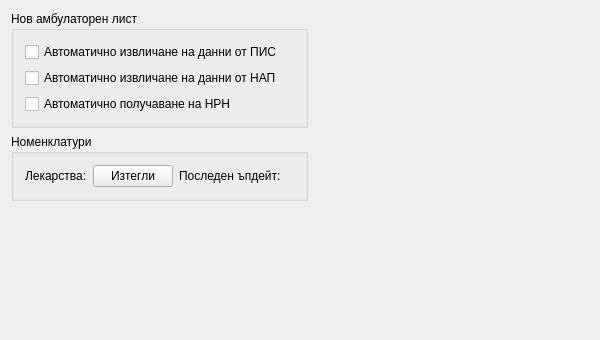
<?xml version="1.0" encoding="UTF-8"?>
<ui version="4.0">
 <class>GeneralSettingsClass</class>
 <widget class="QWidget" name="GeneralSettingsClass">
  <property name="geometry">
   <rect>
    <x>0</x>
    <y>0</y>
    <width>600</width>
    <height>340</height>
   </rect>
  </property>
  <property name="windowTitle">
   <string>GeneralSettings</string>
  </property>
  <layout class="QHBoxLayout" name="horizontalLayout_2">
   <item>
    <layout class="QVBoxLayout" name="verticalLayout_3">
     <item>
      <widget class="QGroupBox" name="groupBox">
       <property name="title">
        <string>Нов амбулаторен лист</string>
       </property>
       <layout class="QVBoxLayout" name="verticalLayout">
        <item>
         <widget class="QCheckBox" name="autoPisCheck">
          <property name="text">
           <string>Автоматично извличане на данни от ПИС</string>
          </property>
         </widget>
        </item>
        <item>
         <widget class="QCheckBox" name="autoNraCheck">
          <property name="text">
           <string>Автоматично извличане на данни от НАП</string>
          </property>
         </widget>
        </item>
        <item>
         <widget class="QCheckBox" name="autoNrnCheck">
          <property name="text">
           <string>Автоматично получаване на НРН</string>
          </property>
         </widget>
        </item>
       </layout>
      </widget>
     </item>
     <item>
      <widget class="QGroupBox" name="groupBox_2">
       <property name="minimumSize">
        <size>
         <width>0</width>
         <height>0</height>
        </size>
       </property>
       <property name="title">
        <string>Номенклатури</string>
       </property>
       <layout class="QHBoxLayout" name="horizontalLayout">
        <item>
         <layout class="QVBoxLayout" name="verticalLayout_2">
          <item>
           <widget class="QLabel" name="label">
            <property name="text">
             <string>Лекарства:</string>
            </property>
           </widget>
          </item>
         </layout>
        </item>
        <item>
         <layout class="QVBoxLayout" name="verticalLayout_4">
          <item>
           <widget class="QPushButton" name="updateMedButton">
            <property name="text">
             <string>Изтегли</string>
            </property>
           </widget>
          </item>
         </layout>
        </item>
        <item>
         <layout class="QVBoxLayout" name="verticalLayout_5">
          <item>
           <widget class="QLabel" name="label_2">
            <property name="text">
             <string>Последен ъпдейт:</string>
            </property>
           </widget>
          </item>
         </layout>
        </item>
        <item>
         <layout class="QVBoxLayout" name="verticalLayout_6">
          <item>
           <widget class="QLabel" name="medUpdateLabel">
            <property name="text">
             <string/>
            </property>
           </widget>
          </item>
         </layout>
        </item>
       </layout>
      </widget>
     </item>
     <item>
      <spacer name="verticalSpacer">
       <property name="orientation">
        <enum>Qt::Vertical</enum>
       </property>
       <property name="sizeHint" stdset="0">
        <size>
         <width>20</width>
         <height>40</height>
        </size>
       </property>
      </spacer>
     </item>
    </layout>
   </item>
   <item>
    <spacer name="horizontalSpacer_2">
     <property name="orientation">
      <enum>Qt::Horizontal</enum>
     </property>
     <property name="sizeHint" stdset="0">
      <size>
       <width>94</width>
       <height>20</height>
      </size>
     </property>
    </spacer>
   </item>
  </layout>
 </widget>
 <layoutdefault spacing="6" margin="11"/>
 <resources/>
 <connections/>
</ui>
